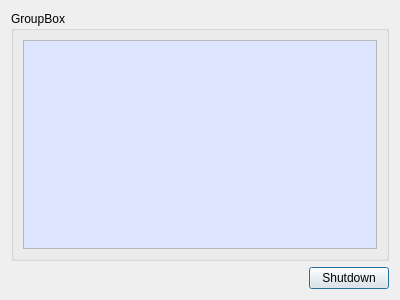
<?xml version="1.0" encoding="UTF-8"?>
<ui version="4.0">
 <class>Simulator</class>
 <widget class="QDialog" name="Simulator">
  <property name="geometry">
   <rect>
    <x>0</x>
    <y>0</y>
    <width>400</width>
    <height>300</height>
   </rect>
  </property>
  <property name="windowTitle">
   <string>Simulator</string>
  </property>
  <layout class="QVBoxLayout" name="verticalLayout">
   <item>
    <widget class="QGroupBox" name="groupBox">
     <property name="title">
      <string>GroupBox</string>
     </property>
     <layout class="QGridLayout" name="gridLayout">
      <item row="0" column="0">
       <widget class="QTableView" name="registerTableView">
        <property name="palette">
         <palette>
          <active>
           <colorrole role="Base">
            <brush brushstyle="SolidPattern">
             <color alpha="255">
              <red>222</red>
              <green>230</green>
              <blue>255</blue>
             </color>
            </brush>
           </colorrole>
           <colorrole role="AlternateBase">
            <brush brushstyle="SolidPattern">
             <color alpha="255">
              <red>91</red>
              <green>132</green>
              <blue>254</blue>
             </color>
            </brush>
           </colorrole>
          </active>
          <inactive>
           <colorrole role="Base">
            <brush brushstyle="SolidPattern">
             <color alpha="255">
              <red>222</red>
              <green>230</green>
              <blue>255</blue>
             </color>
            </brush>
           </colorrole>
           <colorrole role="AlternateBase">
            <brush brushstyle="SolidPattern">
             <color alpha="255">
              <red>91</red>
              <green>132</green>
              <blue>254</blue>
             </color>
            </brush>
           </colorrole>
          </inactive>
          <disabled>
           <colorrole role="Base">
            <brush brushstyle="SolidPattern">
             <color alpha="255">
              <red>212</red>
              <green>208</green>
              <blue>200</blue>
             </color>
            </brush>
           </colorrole>
           <colorrole role="AlternateBase">
            <brush brushstyle="SolidPattern">
             <color alpha="255">
              <red>91</red>
              <green>132</green>
              <blue>254</blue>
             </color>
            </brush>
           </colorrole>
          </disabled>
         </palette>
        </property>
        <property name="font">
         <font>
          <family>Monaco</family>
          <pointsize>11</pointsize>
         </font>
        </property>
        <property name="alternatingRowColors">
         <bool>true</bool>
        </property>
       </widget>
      </item>
     </layout>
    </widget>
   </item>
   <item>
    <layout class="QHBoxLayout" name="horizontalLayout">
     <item>
      <spacer name="horizontalSpacer">
       <property name="orientation">
        <enum>Qt::Horizontal</enum>
       </property>
       <property name="sizeHint" stdset="0">
        <size>
         <width>40</width>
         <height>20</height>
        </size>
       </property>
      </spacer>
     </item>
     <item>
      <widget class="QPushButton" name="pushButton">
       <property name="text">
        <string>Shutdown</string>
       </property>
      </widget>
     </item>
    </layout>
   </item>
  </layout>
 </widget>
 <resources/>
 <connections/>
</ui>
